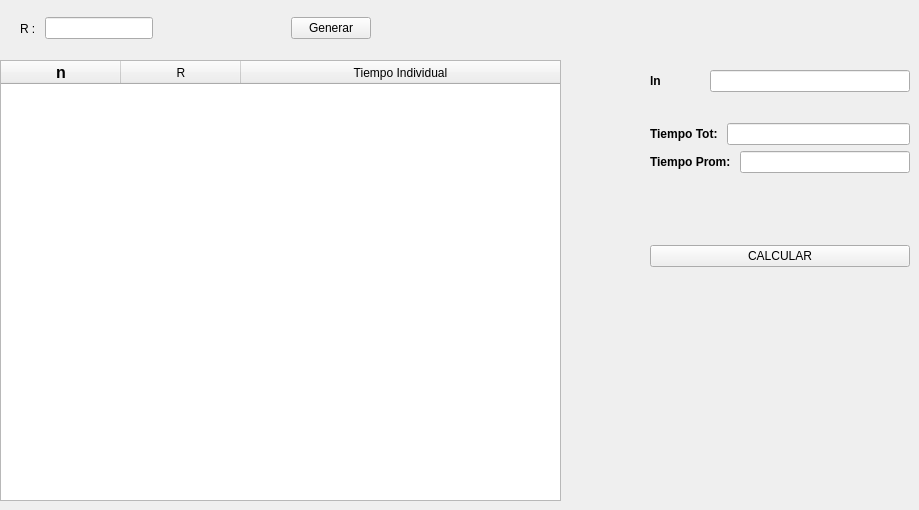
       <widget class="QWidget" name="OCHO">
        <property name="windowTitle">
         <string>::DISTRIBUCION EXPONENCIAL::</string>
        </property>
        <widget class="QTableWidget" name="tabla_expo">
         <property name="enabled">
          <bool>true</bool>
         </property>
         <property name="geometry">
          <rect>
           <x>0</x>
           <y>60</y>
           <width>561</width>
           <height>441</height>
          </rect>
         </property>
         <property name="sizeIncrement">
          <size>
           <width>8</width>
           <height>0</height>
          </size>
         </property>
         <property name="contextMenuPolicy">
          <enum>Qt::DefaultContextMenu</enum>
         </property>
         <property name="autoFillBackground">
          <bool>false</bool>
         </property>
         <property name="frameShape">
          <enum>QFrame::StyledPanel</enum>
         </property>
         <property name="frameShadow">
          <enum>QFrame::Plain</enum>
         </property>
         <property name="lineWidth">
          <number>0</number>
         </property>
         <property name="selectionMode">
          <enum>QAbstractItemView::SingleSelection</enum>
         </property>
         <property name="selectionBehavior">
          <enum>QAbstractItemView::SelectRows</enum>
         </property>
         <property name="showGrid">
          <bool>true</bool>
         </property>
         <attribute name="horizontalHeaderVisible">
          <bool>true</bool>
         </attribute>
         <attribute name="horizontalHeaderCascadingSectionResizes">
          <bool>false</bool>
         </attribute>
         <attribute name="horizontalHeaderDefaultSectionSize">
          <number>120</number>
         </attribute>
         <attribute name="horizontalHeaderStretchLastSection">
          <bool>true</bool>
         </attribute>
         <attribute name="verticalHeaderVisible">
          <bool>false</bool>
         </attribute>
         <column>
          <property name="text">
           <string notr="true">n</string>
          </property>
          <property name="font">
           <font>
            <pointsize>12</pointsize>
            <weight>75</weight>
            <bold>true</bold>
           </font>
          </property>
          <property name="background">
           <color>
            <red>0</red>
            <green>170</green>
            <blue>255</blue>
           </color>
          </property>
         </column>
         <column>
          <property name="text">
           <string>R</string>
          </property>
         </column>
         <column>
          <property name="text">
           <string>Tiempo Individual</string>
          </property>
         </column>
        </widget>
        <widget class="QWidget" name="layoutWidget">
         <property name="geometry">
          <rect>
           <x>650</x>
           <y>70</y>
           <width>260</width>
           <height>197</height>
          </rect>
         </property>
         <layout class="QVBoxLayout" name="verticalLayout_23">
          <item>
           <layout class="QVBoxLayout" name="verticalLayout_16">
            <item>
             <layout class="QHBoxLayout" name="horizontalLayout_34">
              <item>
               <widget class="QLabel" name="label_lnexpo">
                <property name="font">
                 <font>
                  <weight>75</weight>
                  <bold>true</bold>
                 </font>
                </property>
                <property name="text">
                 <string>ln</string>
                </property>
               </widget>
              </item>
              <item>
               <widget class="QLineEdit" name="linen_lnexpo">
                <property name="maximumSize">
                 <size>
                  <width>200</width>
                  <height>16777215</height>
                 </size>
                </property>
                <property name="text">
                 <string/>
                </property>
               </widget>
              </item>
             </layout>
            </item>
            <item>
             <spacer name="verticalSpacer_4">
              <property name="orientation">
               <enum>Qt::Vertical</enum>
              </property>
              <property name="sizeHint" stdset="0">
               <size>
                <width>20</width>
                <height>40</height>
               </size>
              </property>
             </spacer>
            </item>
            <item>
             <layout class="QHBoxLayout" name="horizontalLayout_31">
              <item>
               <widget class="QLabel" name="label_lnexpo_2">
                <property name="font">
                 <font>
                  <weight>75</weight>
                  <bold>true</bold>
                 </font>
                </property>
                <property name="text">
                 <string>Tiempo Tot: </string>
                </property>
               </widget>
              </item>
              <item>
               <widget class="QLineEdit" name="linen_expo_ttot">
                <property name="maximumSize">
                 <size>
                  <width>200</width>
                  <height>16777215</height>
                 </size>
                </property>
                <property name="text">
                 <string/>
                </property>
               </widget>
              </item>
             </layout>
            </item>
            <item>
             <layout class="QHBoxLayout" name="horizontalLayout_32">
              <item>
               <widget class="QLabel" name="label_lnexpo_3">
                <property name="font">
                 <font>
                  <weight>75</weight>
                  <bold>true</bold>
                 </font>
                </property>
                <property name="text">
                 <string>Tiempo Prom: </string>
                </property>
               </widget>
              </item>
              <item>
               <widget class="QLineEdit" name="linen_expo_tpro">
                <property name="maximumSize">
                 <size>
                  <width>200</width>
                  <height>16777215</height>
                 </size>
                </property>
                <property name="text">
                 <string/>
                </property>
               </widget>
              </item>
             </layout>
            </item>
           </layout>
          </item>
          <item>
           <spacer name="verticalSpacer_3">
            <property name="orientation">
             <enum>Qt::Vertical</enum>
            </property>
            <property name="sizeHint" stdset="0">
             <size>
              <width>20</width>
              <height>80</height>
             </size>
            </property>
           </spacer>
          </item>
          <item>
           <widget class="QPushButton" name="btncalcular_expo">
            <property name="text">
             <string>CALCULAR</string>
            </property>
           </widget>
          </item>
         </layout>
        </widget>
        <widget class="QWidget" name="layoutWidget">
         <property name="geometry">
          <rect>
           <x>20</x>
           <y>10</y>
           <width>351</width>
           <height>37</height>
          </rect>
         </property>
         <layout class="QHBoxLayout" name="horizontalLayout_46">
          <item>
           <layout class="QHBoxLayout" name="horizontalLayout_33">
            <item>
             <widget class="QLabel" name="label_expo">
              <property name="text">
               <string>R : </string>
              </property>
             </widget>
            </item>
            <item>
             <widget class="QLineEdit" name="lineval_expo"/>
            </item>
           </layout>
          </item>
          <item>
           <spacer name="horizontalSpacer_2">
            <property name="orientation">
             <enum>Qt::Horizontal</enum>
            </property>
            <property name="sizeHint" stdset="0">
             <size>
              <width>40</width>
              <height>20</height>
             </size>
            </property>
           </spacer>
          </item>
          <item>
           <widget class="QPushButton" name="btngen_expo">
            <property name="text">
             <string>Generar</string>
            </property>
           </widget>
          </item>
         </layout>
        </widget>
       </widget>
